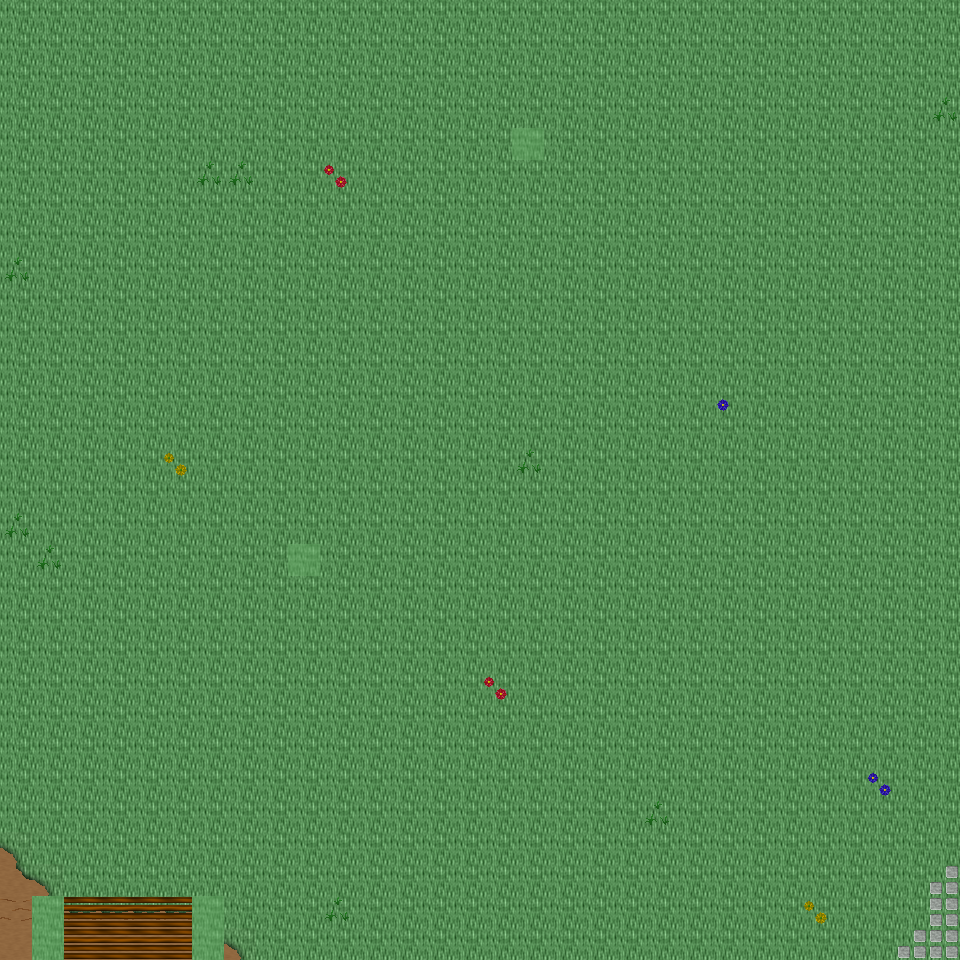

Rendered tile map (Tiled .tmx) drawn with the repository's tilesets; below, a short description and the map source with its tile grids summarised:
An orthogonal 30x30 tile map with 32x32 px tiles, 6 tile layers (Ground, Object, Object2, Above, ...), 29 tilesets and 5 objects (5x mapExit).

<map version="1.0" orientation="orthogonal" renderorder="right-down" width="30" height="30" tilewidth="32" tileheight="32" nextobjectid="6">
  <tileset firstgid="1" name="tileset_ground_ground" tilewidth="32" tileheight="32" tilecount="33" columns="3">
    <image source="../drawable/tileset_ground_ground.png" width="96" height="352" />
  </tileset>
  <tileset firstgid="34" name="tileset_ground_water_pool" tilewidth="32" tileheight="32" tilecount="72" columns="3">
    <image source="../drawable/tileset_ground_water_pool.png" width="96" height="768" />
  </tileset>
  <tileset firstgid="106" name="tileset_ground_earth_edges" tilewidth="32" tileheight="32" tilecount="18" columns="6">
    <image source="../drawable/tileset_ground_earth_edges.png" width="192" height="96" />
  </tileset>
  <tileset firstgid="124" name="tileset_ground_grass_edges" tilewidth="32" tileheight="32" tilecount="36" columns="12">
    <image source="../drawable/tileset_ground_grass_edges.png" width="384" height="96" />
  </tileset>
  <tileset firstgid="160" name="tileset_ground_grass_corners" tilewidth="32" tileheight="32" tilecount="24" columns="6">
    <image source="../drawable/tileset_ground_grass_corners.png" width="192" height="128" />
  </tileset>
  <tileset firstgid="184" name="tileset_ground_water_pool_corners" tilewidth="32" tileheight="32" tilecount="72" columns="3">
    <image source="../drawable/tileset_ground_water_pool_corners.png" width="96" height="768" />
  </tileset>
  <tileset firstgid="256" name="tileset_furniture_carpet_carpets" tilewidth="32" tileheight="32" tilecount="8" columns="4">
    <image source="../drawable/tileset_furniture_carpet_carpets.png" width="128" height="64" />
  </tileset>
  <tileset firstgid="264" name="tileset_ground_ridge_earth_dark" tilewidth="32" tileheight="32" tilecount="96" columns="12">
    <image source="../drawable/tileset_ground_ridge_earth_dark.png" width="384" height="256" />
  </tileset>
  <tileset firstgid="360" name="tileset_ground_ridge_earth_pale" tilewidth="32" tileheight="32" tilecount="96" columns="12">
    <image source="../drawable/tileset_ground_ridge_earth_pale.png" width="384" height="256" />
  </tileset>
  <tileset firstgid="456" name="tileset_plant_grasses" tilewidth="32" tileheight="32" tilecount="6" columns="3">
    <image source="../drawable/tileset_plant_grasses.png" width="96" height="64" />
  </tileset>
  <tileset firstgid="462" name="tileset_plant_flower_daisy_red" tilewidth="32" tileheight="32" tilecount="8" columns="2">
    <image source="../drawable/tileset_plant_flower_daisy_red.png" width="64" height="128" />
  </tileset>
  <tileset firstgid="470" name="tileset_plant_flower_daisy_blue" tilewidth="32" tileheight="32" tilecount="8" columns="2">
    <image source="../drawable/tileset_plant_flower_daisy_blue.png" width="64" height="128" />
  </tileset>
  <tileset firstgid="478" name="tileset_plant_flower_daisy_yellow" tilewidth="32" tileheight="32" tilecount="8" columns="2">
    <image source="../drawable/tileset_plant_flower_daisy_yellow.png" width="64" height="128" />
  </tileset>
  <tileset firstgid="486" name="tileset_plant_bush_bushes" tilewidth="32" tileheight="32" tilecount="10" columns="5">
    <image source="../drawable/tileset_plant_bush_bushes.png" width="160" height="64" />
  </tileset>
  <tileset firstgid="496" name="tileset_furniture_table_long_side_on_pale" tilewidth="32" tileheight="32" tilecount="3" columns="3">
    <image source="../drawable/tileset_furniture_table_long_side_on_pale.png" width="96" height="32" />
  </tileset>
  <tileset firstgid="499" name="tileset_plant_stump_small_stump" tilewidth="32" tileheight="32" tilecount="4" columns="2">
    <image source="../drawable/tileset_plant_stump_small_stump.png" width="64" height="64" />
  </tileset>
  <tileset firstgid="503" name="tileset_ground_rock_rocks_2" tilewidth="32" tileheight="32" tilecount="4" columns="2">
    <image source="../drawable/tileset_ground_rock_rocks_2.png" width="64" height="64" />
  </tileset>
  <tileset firstgid="507" name="tileset_ground_ladder_vertical_dark" tilewidth="32" tileheight="32" tilecount="3" columns="3">
    <image source="../drawable/tileset_ground_ladder_vertical_dark.png" width="96" height="32" />
  </tileset>
  <tileset firstgid="510" name="tileset_item_statue_green_stone" tilewidth="32" tileheight="32" tilecount="12" columns="4">
    <image source="../drawable/tileset_item_statue_green_stone.png" width="128" height="96" />
  </tileset>
  <tileset firstgid="522" name="tileset_logic_creature_gnome" tilewidth="32" tileheight="32" tilecount="6" columns="6">
    <image source="../drawable/tileset_logic_creature_gnome.png" width="192" height="32" />
  </tileset>
  <tileset firstgid="528" name="tileset_logic_creature_animal" tilewidth="32" tileheight="32" tilecount="32" columns="8">
    <image source="../drawable/tileset_logic_creature_animal.png" width="256" height="128" />
  </tileset>
  <tileset firstgid="560" name="tileset_logic_collision" tilewidth="32" tileheight="32" tilecount="1" columns="1">
    <image source="../drawable/tileset_logic_collision.png" width="32" height="32" />
  </tileset>
  <tileset firstgid="561" name="tileset_furniture_table_long_front_on_pale" tilewidth="32" tileheight="32" tilecount="3" columns="1">
    <image source="../drawable/tileset_furniture_table_long_front_on_pale.png" width="32" height="96" />
  </tileset>
  <tileset firstgid="564" name="tileset_furniture_light_flames" tilewidth="32" tileheight="32" tilecount="6" columns="6">
    <image source="../drawable/tileset_furniture_light_flames.png" width="192" height="32" />
  </tileset>
  <tileset firstgid="570" name="tileset_ground_green_paving" tilewidth="32" tileheight="32" tilecount="18" columns="3">
    <image source="../drawable/tileset_ground_green_paving.png" width="96" height="192" />
  </tileset>
  <tileset firstgid="588" name="tileset_logic_protection" tilewidth="32" tileheight="32" tilecount="2" columns="2">
    <image source="../drawable/tileset_logic_protection.png" width="64" height="32" />
  </tileset>
  <tileset firstgid="590" name="tileset_building_castle" tilewidth="32" tileheight="32" tilecount="320" columns="20">
    <image source="../drawable/tileset_building_castle.png" width="640" height="512" />
  </tileset>
  <tileset firstgid="910" name="tileset_light_yellow_light_5x5" tilewidth="32" tileheight="32" tilecount="25" columns="5">
    <image source="../drawable/tileset_light_yellow_light_5x5.png" width="160" height="160" />
  </tileset>
  <tileset firstgid="935" name="tileset_logic_creature_human_risecia" tilewidth="32" tileheight="32" tilecount="4" columns="4">
    <image source="../drawable/tileset_logic_creature_human_risecia.png" width="128" height="32" />
  </tileset>
  <layer name="Ground" width="30" height="30">
    <data>[900 cells, 900 non-empty, 2 distinct tile ids]</data>
  </layer>
  <layer name="Object" width="30" height="30">
    <data>[900 cells, 16 non-empty, 6 distinct tile ids]</data>
  </layer>
  <layer name="Object2" width="30" height="30">
    <data>[900 cells, 29 non-empty, 9 distinct tile ids]</data>
  </layer>
  <layer name="Above" width="30" height="30">
    <data>[900 cells, 0 non-empty, 0 distinct tile ids]</data>
  </layer>
  <layer name="Above2" width="30" height="30">
    <data>[900 cells, 0 non-empty, 0 distinct tile ids]</data>
  </layer>
  <layer name="Walkable" width="30" height="30">
    <data>[900 cells, 6 non-empty, 1 distinct tile ids]</data>
  </layer>
  <objectgroup name="MapEvents">
    <object id="1" name="south" type="mapExit" x="0" y="928" width="32" height="32">
      <properties>
        <property name="map" value="level_0_x70_y94" />
        <property name="x" value="0" />
        <property name="y" value="1" />
      </properties>
    </object>
    </objectgroup>
</map>
<!-- 4 of 5 objects omitted -->
